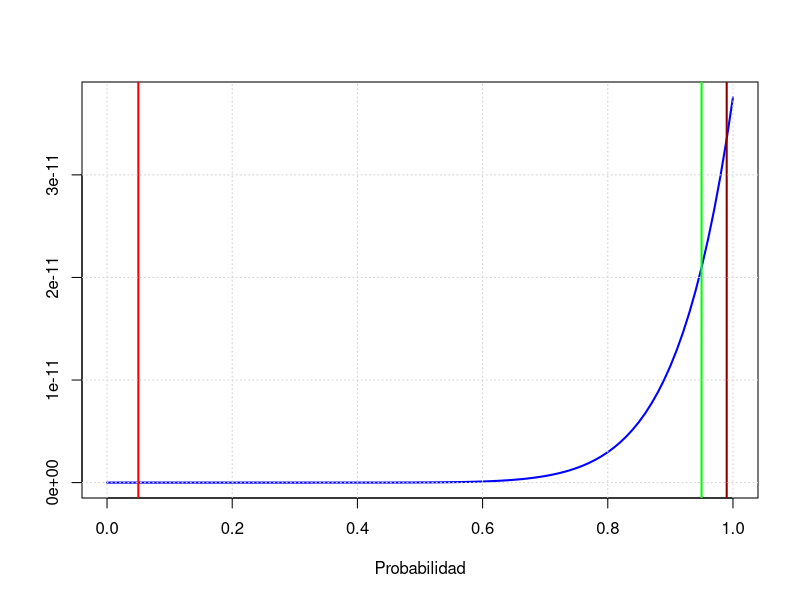

R code for this plot:
## ---- chunk 1
knitr::opts_chunk$set(echo = TRUE)
## ---- chunk 2
setwd(".") 
library(knitr)
## ---- chunk 3
PA <- 1-pchisq(24*9.1/6,24)
PA
## ---- chunk 4
PBmenos<-pchisq(24*10.745/6,24)
PBmas<-pchisq(24*3.462/6,24)
PB <- PBmenos-PBmas
PB
## ---- chunk 5
x <- seq(0,1,0.01)
plot(x, pchisq(x*(9.1/6),24), col="blue", type="l",
     xlab="Probabilidad", ylab="", lwd=2)
abline(v=pchisq(24*9.1/6,24), col="green", lwd=2)
abline(v=pchisq(24*10.745/6,24), col="darkred", lwd=2)
abline(v=pchisq(24*3.462/6,24), col="red", lwd=2)
grid()
